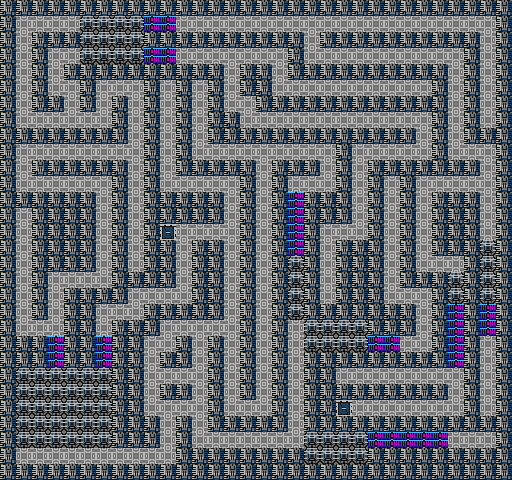

A 2D game scene composited from a Tiled map and its tileset images. What follows is a short description and the map's XML, with every tile layer's data as written:
An orthogonal 32x30 tile map with 16x16 px tiles, 1 tile layer (tilemap), 1 hidden layer not drawn and 2 objects (2x transfer).

<map version="1.0" tiledversion="1.1.2" orientation="orthogonal" renderorder="right-down" width="32" height="30" tilewidth="16" tileheight="16" infinite="0" nextobjectid="3">
 <properties>
  <property name="background_tile" type="int" value="83" />
  <property name="bgm" value="space" />
  <property name="encounter_table" type="int" value="2" />
 </properties>
 <tileset firstgid="1" source="tileset.tsx" />
 <layer name="tilemap" width="32" height="30" locked="1">
  <data encoding="csv">
84,84,84,84,84,84,84,84,84,84,84,84,84,84,84,84,84,84,84,84,84,84,84,84,84,84,84,84,84,84,84,84,
84,70,70,70,70,82,82,82,82,66,66,70,70,70,70,70,70,70,70,70,70,70,70,70,70,70,70,70,70,70,70,84,
84,70,84,84,84,82,82,82,82,84,84,84,84,84,84,84,84,84,84,70,84,84,84,84,84,84,84,84,84,84,70,84,
84,70,84,70,70,82,82,82,82,66,66,70,70,70,70,70,70,70,84,70,70,70,70,70,70,70,70,70,70,84,70,84,
84,70,84,70,84,84,84,84,84,84,84,84,84,84,70,84,84,70,84,84,84,84,84,84,84,84,84,84,70,84,70,84,
84,70,84,70,70,84,70,70,70,84,70,84,70,84,70,84,84,70,70,70,70,70,70,70,70,70,70,84,70,84,70,84,
84,70,84,84,70,84,70,84,70,84,70,84,70,84,70,70,84,84,84,84,84,84,84,84,84,84,84,84,70,84,70,84,
84,70,70,70,70,70,70,84,70,84,70,84,70,84,84,70,70,70,70,70,70,70,70,70,70,70,70,84,70,84,70,84,
84,84,84,84,84,84,84,84,70,84,70,84,70,84,84,84,84,84,84,84,84,84,84,84,84,84,70,84,70,84,84,84,
84,70,70,70,70,70,70,70,70,84,70,84,70,70,70,70,70,70,70,70,70,84,70,70,70,70,70,84,70,70,70,84,
84,70,84,84,84,84,84,84,70,84,70,84,84,84,84,84,70,84,84,84,70,84,70,84,84,84,84,84,84,84,70,84,
84,70,70,70,70,70,70,84,70,84,70,70,70,70,70,84,70,84,70,70,70,84,70,84,70,84,70,70,70,70,70,84,
84,84,84,84,84,84,70,84,70,84,84,84,84,84,70,84,70,84,66,84,84,84,70,84,70,84,70,84,84,84,70,84,
84,70,84,84,84,84,70,84,70,84,84,84,84,84,70,84,70,84,66,84,84,84,70,84,70,84,70,84,84,84,70,84,
84,70,84,84,84,84,70,84,70,84,87,70,70,70,70,84,70,84,66,84,70,70,70,84,70,84,70,84,84,84,70,84,
84,70,84,84,84,84,70,84,70,84,84,70,84,84,70,84,70,84,66,84,70,84,84,84,70,84,70,84,84,84,82,84,
84,70,84,84,84,84,70,84,70,84,84,70,84,84,70,84,70,84,82,84,70,84,84,84,70,84,70,70,70,84,82,84,
84,70,84,70,70,70,70,84,84,84,84,70,84,84,70,84,70,84,82,84,70,84,84,84,70,84,84,84,82,84,82,84,
84,70,84,70,84,84,84,84,70,70,70,70,84,84,70,84,70,84,82,84,70,84,84,84,70,70,70,84,82,84,82,84,
84,70,84,70,84,84,70,70,70,84,84,84,84,84,70,84,70,84,82,84,84,84,84,84,84,84,70,84,66,84,66,84,
84,70,70,70,84,84,70,84,84,84,70,70,70,70,70,84,70,84,70,82,82,82,82,84,84,84,70,84,66,84,66,84,
84,84,84,66,84,84,66,84,84,70,70,84,70,84,70,84,70,84,70,82,82,82,82,66,66,70,70,84,66,84,70,84,
84,84,84,66,84,84,66,84,84,70,84,84,70,84,70,84,70,84,70,84,84,84,84,84,84,84,84,84,66,84,70,84,
84,82,82,82,82,82,82,84,84,70,70,70,70,84,70,84,70,84,70,84,84,70,70,70,70,70,70,70,70,84,70,84,
84,82,82,82,82,82,82,84,84,70,84,84,70,84,70,84,70,84,70,84,84,84,84,84,84,84,84,84,70,84,70,84,
84,82,82,82,82,82,82,84,84,70,70,70,70,84,70,70,70,84,70,84,84,87,70,70,70,70,70,70,70,84,70,84,
84,82,82,82,82,82,82,84,84,84,70,84,70,84,84,84,84,84,70,84,84,84,84,84,84,84,84,84,84,84,84,84,
84,82,82,82,82,82,82,84,84,84,70,84,70,70,70,70,70,70,70,82,82,82,82,66,66,66,66,66,70,70,70,84,
84,70,70,70,70,70,70,70,70,70,70,84,84,84,84,84,84,84,84,82,82,82,82,84,84,84,84,84,84,84,84,84,
84,84,84,84,84,84,84,84,84,84,84,84,84,84,84,84,84,84,84,84,84,84,84,84,84,84,84,84,84,84,84,84
</data>
 </layer>
 <layer name="collision" width="32" height="30" visible="0">
  <data encoding="csv">
256,256,256,256,256,256,256,256,256,256,256,256,256,256,256,256,256,256,256,256,256,256,256,256,256,256,256,256,256,256,256,256,
256,0,0,0,0,256,256,256,256,0,0,0,0,0,0,0,0,0,0,0,0,0,0,0,0,0,0,0,0,0,0,256,
256,0,256,256,256,256,256,256,256,256,256,256,256,256,256,256,256,256,256,0,256,256,256,256,256,256,256,256,256,256,0,256,
256,0,256,0,0,256,256,256,256,0,0,0,0,0,0,0,0,0,256,0,0,0,0,0,0,0,0,0,0,256,0,256,
256,0,256,0,256,256,256,256,256,256,256,256,256,256,0,256,256,0,256,256,256,256,256,256,256,256,256,256,0,256,0,256,
256,0,256,0,0,256,0,0,0,256,0,256,0,256,0,256,256,0,0,0,0,0,0,0,0,0,0,256,0,256,0,256,
256,0,256,256,0,256,0,256,0,256,0,256,0,256,0,0,256,256,256,256,256,256,256,256,256,256,256,256,0,256,0,256,
256,0,0,0,0,0,0,256,0,256,0,256,0,256,256,0,0,0,0,0,0,0,0,0,0,0,0,256,0,256,0,256,
256,256,256,256,256,256,256,256,0,256,0,256,0,256,256,256,256,256,256,256,256,256,256,256,256,256,0,256,0,256,256,256,
256,0,0,0,0,0,0,0,0,256,0,256,0,0,0,0,0,0,0,0,0,256,0,0,0,0,0,256,0,0,0,256,
256,0,256,256,256,256,256,256,0,256,0,256,256,256,256,256,0,256,256,256,0,256,0,256,256,256,256,256,256,256,0,256,
256,0,0,0,0,0,0,256,0,256,0,0,0,0,0,256,0,256,0,0,0,256,0,256,0,256,0,0,0,0,0,256,
256,256,256,256,256,256,0,256,0,256,256,256,256,256,0,256,0,256,0,256,256,256,0,256,0,256,0,256,256,256,0,256,
256,0,256,256,256,256,0,256,0,256,256,256,256,256,0,256,0,256,0,256,256,256,0,256,0,256,0,256,256,256,0,256,
256,0,256,256,256,256,0,256,0,256,0,0,0,0,0,256,0,256,0,256,0,0,0,256,0,256,0,256,256,256,0,256,
256,0,256,256,256,256,0,256,0,256,256,0,256,256,0,256,0,256,0,256,0,256,256,256,0,256,0,256,256,256,256,256,
256,0,256,256,256,256,0,256,0,256,256,0,256,256,0,256,0,256,256,256,0,256,256,256,0,256,0,0,0,256,256,256,
256,0,256,0,0,0,0,256,256,256,256,0,256,256,0,256,0,256,256,256,0,256,256,256,0,256,256,256,256,256,256,256,
256,0,256,0,256,256,256,256,0,0,0,0,256,256,0,256,0,256,256,256,0,256,256,256,0,0,0,256,256,256,256,256,
256,0,256,0,256,256,0,0,0,256,256,256,256,256,0,256,0,256,256,256,256,256,256,256,256,256,0,256,0,256,0,256,
256,0,0,0,256,256,0,256,256,256,0,0,0,0,0,256,0,256,0,256,256,256,256,256,256,256,0,256,0,256,0,256,
256,256,256,0,256,256,0,256,256,0,0,256,0,256,0,256,0,256,0,256,256,256,256,0,0,0,0,256,0,256,0,256,
256,256,256,0,256,256,0,256,256,0,256,256,0,256,0,256,0,256,0,256,256,256,256,256,256,256,256,256,0,256,0,256,
256,256,256,256,256,256,256,256,256,0,0,0,0,256,0,256,0,256,0,256,256,0,0,0,0,0,0,0,0,256,0,256,
256,256,256,256,256,256,256,256,256,0,256,256,0,256,0,256,0,256,0,256,256,256,256,256,256,256,256,256,0,256,0,256,
256,256,256,256,256,256,256,256,256,0,0,0,0,256,0,0,0,256,0,256,256,0,0,0,0,0,0,0,0,256,0,256,
256,256,256,256,256,256,256,256,256,256,0,256,0,256,256,256,256,256,0,256,256,256,256,256,256,256,256,256,256,256,256,256,
256,256,256,256,256,256,256,256,256,256,0,256,0,0,0,0,0,0,0,256,256,256,256,0,0,0,0,0,0,0,0,256,
256,0,0,0,0,0,0,0,0,0,0,256,256,256,256,256,256,256,256,256,256,256,256,256,256,256,256,256,256,256,256,256,
256,256,256,256,256,256,256,256,256,256,256,256,256,256,256,256,256,256,256,256,256,256,256,256,256,256,256,256,256,256,256,256
</data>
 </layer>
 <objectgroup name="object">
  <object id="1" name="space_tower" type="transfer" gid="242" x="160" y="240" width="16" height="16">
   <properties>
    <property name="transfer_map" value="space_tower" />
    <property name="transfer_x" type="int" value="9" />
    <property name="transfer_y" type="int" value="3" />
   </properties>
  </object>
  <object id="2" name="road_to_laboratory_2" type="transfer" gid="242" x="336" y="416" width="16" height="16">
   <properties>
    <property name="transfer_map" value="road_to_laboratory_2" />
    <property name="transfer_x" type="int" value="10" />
    <property name="transfer_y" type="int" value="28" />
   </properties>
  </object>
 </objectgroup>
</map>